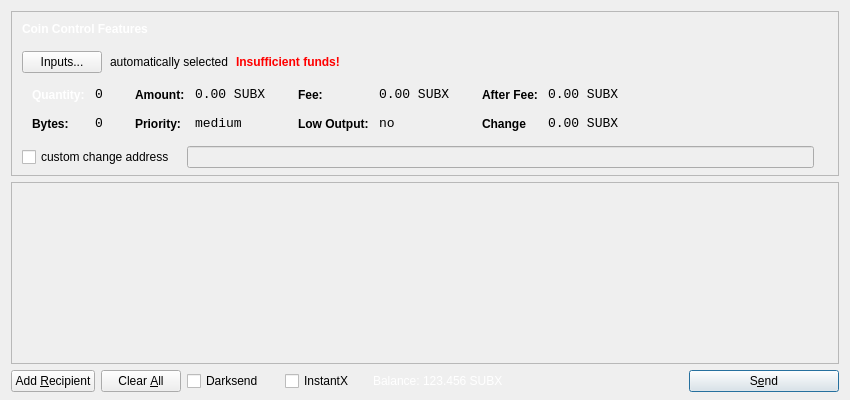
<?xml version="1.0" encoding="UTF-8"?>
<ui version="4.0">
 <class>SendCoinsDialog</class>
 <widget class="QDialog" name="SendCoinsDialog">
  <property name="geometry">
   <rect>
    <x>0</x>
    <y>0</y>
    <width>850</width>
    <height>400</height>
   </rect>
  </property>
  <property name="windowTitle">
   <string>Send Coins</string>
  </property>
  <layout class="QVBoxLayout" name="verticalLayout" stretch="0,1,0">
   <property name="bottomMargin">
    <number>8</number>
   </property>
   <item>
    <widget class="QFrame" name="frameCoinControl">
     <property name="sizePolicy">
      <sizepolicy hsizetype="Expanding" vsizetype="Expanding">
       <horstretch>0</horstretch>
       <verstretch>0</verstretch>
      </sizepolicy>
     </property>
     <property name="maximumSize">
      <size>
       <width>16777215</width>
       <height>16777215</height>
      </size>
     </property>
     <property name="frameShape">
      <enum>QFrame::StyledPanel</enum>
     </property>
     <property name="frameShadow">
      <enum>QFrame::Sunken</enum>
     </property>
     <layout class="QVBoxLayout" name="verticalLayoutCoinControl2">
      <property name="spacing">
       <number>6</number>
      </property>
      <property name="leftMargin">
       <number>0</number>
      </property>
      <property name="topMargin">
       <number>0</number>
      </property>
      <property name="rightMargin">
       <number>0</number>
      </property>
      <property name="bottomMargin">
       <number>6</number>
      </property>
      <item>
       <layout class="QVBoxLayout" name="verticalLayoutCoinControl" stretch="0,0,0,0,1">
        <property name="spacing">
         <number>0</number>
        </property>
        <property name="leftMargin">
         <number>10</number>
        </property>
        <property name="topMargin">
         <number>10</number>
        </property>
        <item>
         <layout class="QHBoxLayout" name="horizontalLayoutCoinControl1">
          <property name="bottomMargin">
           <number>15</number>
          </property>
          <item>
           <widget class="QLabel" name="labelCoinControlFeatures">
            <property name="sizePolicy">
             <sizepolicy hsizetype="Preferred" vsizetype="Maximum">
              <horstretch>0</horstretch>
              <verstretch>0</verstretch>
             </sizepolicy>
            </property>
            <property name="font">
             <font>
              <weight>75</weight>
              <bold>true</bold>
             </font>
            </property>
            <property name="styleSheet">
             <string notr="true">font-weight:bold;color:white;</string>
            </property>
            <property name="text">
             <string>Coin Control Features</string>
            </property>
           </widget>
          </item>
         </layout>
        </item>
        <item>
         <layout class="QHBoxLayout" name="horizontalLayoutCoinControl2" stretch="0,0,0,0">
          <property name="spacing">
           <number>8</number>
          </property>
          <property name="bottomMargin">
           <number>10</number>
          </property>
          <item>
           <widget class="QPushButton" name="pushButtonCoinControl">
            <property name="styleSheet">
             <string notr="true"/>
            </property>
            <property name="text">
             <string>Inputs...</string>
            </property>
           </widget>
          </item>
          <item>
           <widget class="QLabel" name="labelCoinControlAutomaticallySelected">
            <property name="text">
             <string>automatically selected</string>
            </property>
            <property name="margin">
             <number>5</number>
            </property>
           </widget>
          </item>
          <item>
           <widget class="QLabel" name="labelCoinControlInsuffFunds">
            <property name="font">
             <font>
              <weight>75</weight>
              <bold>true</bold>
             </font>
            </property>
            <property name="styleSheet">
             <string notr="true">color:red;font-weight:bold;</string>
            </property>
            <property name="text">
             <string>Insufficient funds!</string>
            </property>
            <property name="margin">
             <number>5</number>
            </property>
           </widget>
          </item>
          <item>
           <spacer name="horizontalSpacerCoinControl">
            <property name="orientation">
             <enum>Qt::Horizontal</enum>
            </property>
            <property name="sizeHint" stdset="0">
             <size>
              <width>40</width>
              <height>1</height>
             </size>
            </property>
           </spacer>
          </item>
         </layout>
        </item>
        <item>
         <widget class="QWidget" name="widgetCoinControl" native="true">
          <property name="sizePolicy">
           <sizepolicy hsizetype="Preferred" vsizetype="Preferred">
            <horstretch>0</horstretch>
            <verstretch>0</verstretch>
           </sizepolicy>
          </property>
          <property name="minimumSize">
           <size>
            <width>0</width>
            <height>0</height>
           </size>
          </property>
          <property name="styleSheet">
           <string notr="true"/>
          </property>
          <layout class="QHBoxLayout" name="horizontalLayoutCoinControl5">
           <property name="leftMargin">
            <number>0</number>
           </property>
           <property name="topMargin">
            <number>0</number>
           </property>
           <property name="rightMargin">
            <number>0</number>
           </property>
           <property name="bottomMargin">
            <number>0</number>
           </property>
           <item>
            <layout class="QHBoxLayout" name="horizontalLayoutCoinControl3" stretch="0,0,0,1">
             <property name="spacing">
              <number>20</number>
             </property>
             <property name="topMargin">
              <number>0</number>
             </property>
             <property name="bottomMargin">
              <number>10</number>
             </property>
             <item>
              <layout class="QFormLayout" name="formLayoutCoinControl1">
               <property name="horizontalSpacing">
                <number>10</number>
               </property>
               <property name="verticalSpacing">
                <number>14</number>
               </property>
               <property name="leftMargin">
                <number>10</number>
               </property>
               <property name="topMargin">
                <number>4</number>
               </property>
               <property name="rightMargin">
                <number>6</number>
               </property>
               <item row="0" column="0">
                <widget class="QLabel" name="labelCoinControlQuantityText">
                 <property name="styleSheet">
                  <string notr="true">font-weight:bold;color:white</string>
                 </property>
                 <property name="text">
                  <string>Quantity:</string>
                 </property>
                 <property name="margin">
                  <number>0</number>
                 </property>
                </widget>
               </item>
               <item row="0" column="1">
                <widget class="QLabel" name="labelCoinControlQuantity">
                 <property name="font">
                  <font>
                   <family>Monospace</family>
                   <pointsize>10</pointsize>
                  </font>
                 </property>
                 <property name="cursor">
                  <cursorShape>IBeamCursor</cursorShape>
                 </property>
                 <property name="contextMenuPolicy">
                  <enum>Qt::ActionsContextMenu</enum>
                 </property>
                 <property name="text">
                  <string>0</string>
                 </property>
                 <property name="margin">
                  <number>0</number>
                 </property>
                 <property name="textInteractionFlags">
                  <set>Qt::LinksAccessibleByMouse|Qt::TextSelectableByKeyboard|Qt::TextSelectableByMouse</set>
                 </property>
                </widget>
               </item>
               <item row="1" column="0">
                <widget class="QLabel" name="labelCoinControlBytesText">
                 <property name="styleSheet">
                  <string notr="true">font-weight:bold;</string>
                 </property>
                 <property name="text">
                  <string>Bytes:</string>
                 </property>
                </widget>
               </item>
               <item row="1" column="1">
                <widget class="QLabel" name="labelCoinControlBytes">
                 <property name="font">
                  <font>
                   <family>Monospace</family>
                   <pointsize>10</pointsize>
                  </font>
                 </property>
                 <property name="cursor">
                  <cursorShape>IBeamCursor</cursorShape>
                 </property>
                 <property name="contextMenuPolicy">
                  <enum>Qt::ActionsContextMenu</enum>
                 </property>
                 <property name="text">
                  <string>0</string>
                 </property>
                 <property name="textInteractionFlags">
                  <set>Qt::LinksAccessibleByMouse|Qt::TextSelectableByKeyboard|Qt::TextSelectableByMouse</set>
                 </property>
                </widget>
               </item>
              </layout>
             </item>
             <item>
              <layout class="QFormLayout" name="formLayoutCoinControl2">
               <property name="horizontalSpacing">
                <number>10</number>
               </property>
               <property name="verticalSpacing">
                <number>14</number>
               </property>
               <property name="leftMargin">
                <number>6</number>
               </property>
               <property name="topMargin">
                <number>4</number>
               </property>
               <property name="rightMargin">
                <number>6</number>
               </property>
               <item row="0" column="0">
                <widget class="QLabel" name="labelCoinControlAmountText">
                 <property name="styleSheet">
                  <string notr="true">font-weight:bold;</string>
                 </property>
                 <property name="text">
                  <string>Amount:</string>
                 </property>
                 <property name="margin">
                  <number>0</number>
                 </property>
                </widget>
               </item>
               <item row="0" column="1">
                <widget class="QLabel" name="labelCoinControlAmount">
                 <property name="font">
                  <font>
                   <family>Monospace</family>
                   <pointsize>10</pointsize>
                  </font>
                 </property>
                 <property name="cursor">
                  <cursorShape>IBeamCursor</cursorShape>
                 </property>
                 <property name="contextMenuPolicy">
                  <enum>Qt::ActionsContextMenu</enum>
                 </property>
                 <property name="text">
                  <string>0.00 SUBX</string>
                 </property>
                 <property name="textInteractionFlags">
                  <set>Qt::LinksAccessibleByMouse|Qt::TextSelectableByKeyboard|Qt::TextSelectableByMouse</set>
                 </property>
                </widget>
               </item>
               <item row="1" column="0">
                <widget class="QLabel" name="labelCoinControlPriorityText">
                 <property name="styleSheet">
                  <string notr="true">font-weight:bold;</string>
                 </property>
                 <property name="text">
                  <string>Priority:</string>
                 </property>
                </widget>
               </item>
               <item row="1" column="1">
                <widget class="QLabel" name="labelCoinControlPriority">
                 <property name="font">
                  <font>
                   <family>Monospace</family>
                   <pointsize>10</pointsize>
                  </font>
                 </property>
                 <property name="cursor">
                  <cursorShape>IBeamCursor</cursorShape>
                 </property>
                 <property name="contextMenuPolicy">
                  <enum>Qt::ActionsContextMenu</enum>
                 </property>
                 <property name="text">
                  <string>medium</string>
                 </property>
                 <property name="textInteractionFlags">
                  <set>Qt::LinksAccessibleByMouse|Qt::TextSelectableByKeyboard|Qt::TextSelectableByMouse</set>
                 </property>
                </widget>
               </item>
              </layout>
             </item>
             <item>
              <layout class="QFormLayout" name="formLayoutCoinControl3">
               <property name="horizontalSpacing">
                <number>10</number>
               </property>
               <property name="verticalSpacing">
                <number>14</number>
               </property>
               <property name="leftMargin">
                <number>6</number>
               </property>
               <property name="topMargin">
                <number>4</number>
               </property>
               <property name="rightMargin">
                <number>6</number>
               </property>
               <item row="0" column="0">
                <widget class="QLabel" name="labelCoinControlFeeText">
                 <property name="styleSheet">
                  <string notr="true">font-weight:bold;</string>
                 </property>
                 <property name="text">
                  <string>Fee:</string>
                 </property>
                 <property name="margin">
                  <number>0</number>
                 </property>
                </widget>
               </item>
               <item row="0" column="1">
                <widget class="QLabel" name="labelCoinControlFee">
                 <property name="font">
                  <font>
                   <family>Monospace</family>
                   <pointsize>10</pointsize>
                  </font>
                 </property>
                 <property name="cursor">
                  <cursorShape>IBeamCursor</cursorShape>
                 </property>
                 <property name="contextMenuPolicy">
                  <enum>Qt::ActionsContextMenu</enum>
                 </property>
                 <property name="text">
                  <string>0.00 SUBX</string>
                 </property>
                 <property name="textInteractionFlags">
                  <set>Qt::LinksAccessibleByMouse|Qt::TextSelectableByKeyboard|Qt::TextSelectableByMouse</set>
                 </property>
                </widget>
               </item>
               <item row="1" column="0">
                <widget class="QLabel" name="labelCoinControlLowOutputText">
                 <property name="styleSheet">
                  <string notr="true">font-weight:bold;</string>
                 </property>
                 <property name="text">
                  <string>Low Output:</string>
                 </property>
                </widget>
               </item>
               <item row="1" column="1">
                <widget class="QLabel" name="labelCoinControlLowOutput">
                 <property name="font">
                  <font>
                   <family>Monospace</family>
                   <pointsize>10</pointsize>
                  </font>
                 </property>
                 <property name="cursor">
                  <cursorShape>IBeamCursor</cursorShape>
                 </property>
                 <property name="contextMenuPolicy">
                  <enum>Qt::ActionsContextMenu</enum>
                 </property>
                 <property name="text">
                  <string>no</string>
                 </property>
                 <property name="textInteractionFlags">
                  <set>Qt::LinksAccessibleByMouse|Qt::TextSelectableByKeyboard|Qt::TextSelectableByMouse</set>
                 </property>
                </widget>
               </item>
              </layout>
             </item>
             <item>
              <layout class="QFormLayout" name="formLayoutCoinControl4">
               <property name="horizontalSpacing">
                <number>10</number>
               </property>
               <property name="verticalSpacing">
                <number>14</number>
               </property>
               <property name="leftMargin">
                <number>6</number>
               </property>
               <property name="topMargin">
                <number>4</number>
               </property>
               <property name="rightMargin">
                <number>6</number>
               </property>
               <item row="0" column="0">
                <widget class="QLabel" name="labelCoinControlAfterFeeText">
                 <property name="styleSheet">
                  <string notr="true">font-weight:bold;</string>
                 </property>
                 <property name="text">
                  <string>After Fee:</string>
                 </property>
                 <property name="margin">
                  <number>0</number>
                 </property>
                </widget>
               </item>
               <item row="0" column="1">
                <widget class="QLabel" name="labelCoinControlAfterFee">
                 <property name="font">
                  <font>
                   <family>Monospace</family>
                   <pointsize>10</pointsize>
                  </font>
                 </property>
                 <property name="cursor">
                  <cursorShape>IBeamCursor</cursorShape>
                 </property>
                 <property name="contextMenuPolicy">
                  <enum>Qt::ActionsContextMenu</enum>
                 </property>
                 <property name="text">
                  <string>0.00 SUBX</string>
                 </property>
                 <property name="textInteractionFlags">
                  <set>Qt::LinksAccessibleByMouse|Qt::TextSelectableByKeyboard|Qt::TextSelectableByMouse</set>
                 </property>
                </widget>
               </item>
               <item row="1" column="0">
                <widget class="QLabel" name="labelCoinControlChangeText">
                 <property name="styleSheet">
                  <string notr="true">font-weight:bold;</string>
                 </property>
                 <property name="text">
                  <string>Change</string>
                 </property>
                </widget>
               </item>
               <item row="1" column="1">
                <widget class="QLabel" name="labelCoinControlChange">
                 <property name="font">
                  <font>
                   <family>Monospace</family>
                   <pointsize>10</pointsize>
                  </font>
                 </property>
                 <property name="cursor">
                  <cursorShape>IBeamCursor</cursorShape>
                 </property>
                 <property name="contextMenuPolicy">
                  <enum>Qt::ActionsContextMenu</enum>
                 </property>
                 <property name="text">
                  <string>0.00 SUBX</string>
                 </property>
                 <property name="textInteractionFlags">
                  <set>Qt::LinksAccessibleByMouse|Qt::TextSelectableByKeyboard|Qt::TextSelectableByMouse</set>
                 </property>
                </widget>
               </item>
              </layout>
             </item>
            </layout>
           </item>
          </layout>
         </widget>
        </item>
        <item>
         <layout class="QHBoxLayout" name="horizontalLayoutCoinControl4" stretch="0,0,0">
          <property name="spacing">
           <number>12</number>
          </property>
          <property name="sizeConstraint">
           <enum>QLayout::SetDefaultConstraint</enum>
          </property>
          <property name="topMargin">
           <number>5</number>
          </property>
          <property name="rightMargin">
           <number>5</number>
          </property>
          <item>
           <widget class="QCheckBox" name="checkBoxCoinControlChange">
            <property name="text">
             <string>custom change address</string>
            </property>
           </widget>
          </item>
          <item>
           <widget class="QLineEdit" name="lineEditCoinControlChange">
            <property name="enabled">
             <bool>false</bool>
            </property>
            <property name="sizePolicy">
             <sizepolicy hsizetype="Expanding" vsizetype="Fixed">
              <horstretch>0</horstretch>
              <verstretch>0</verstretch>
             </sizepolicy>
            </property>
           </widget>
          </item>
          <item>
           <widget class="QLabel" name="labelCoinControlChangeLabel">
            <property name="sizePolicy">
             <sizepolicy hsizetype="Preferred" vsizetype="Expanding">
              <horstretch>0</horstretch>
              <verstretch>0</verstretch>
             </sizepolicy>
            </property>
            <property name="minimumSize">
             <size>
              <width>0</width>
              <height>0</height>
             </size>
            </property>
            <property name="text">
             <string/>
            </property>
            <property name="margin">
             <number>3</number>
            </property>
           </widget>
          </item>
         </layout>
        </item>
        <item>
         <spacer name="verticalSpacerCoinControl">
          <property name="orientation">
           <enum>Qt::Vertical</enum>
          </property>
          <property name="sizeHint" stdset="0">
           <size>
            <width>800</width>
            <height>1</height>
           </size>
          </property>
         </spacer>
        </item>
       </layout>
      </item>
     </layout>
    </widget>
   </item>
   <item>
    <widget class="QScrollArea" name="scrollArea">
     <property name="widgetResizable">
      <bool>true</bool>
     </property>
     <widget class="QWidget" name="scrollAreaWidgetContents">
      <property name="geometry">
       <rect>
        <x>0</x>
        <y>0</y>
        <width>830</width>
        <height>173</height>
       </rect>
      </property>
      <layout class="QVBoxLayout" name="verticalLayout_2">
       <property name="leftMargin">
        <number>0</number>
       </property>
       <property name="topMargin">
        <number>0</number>
       </property>
       <property name="rightMargin">
        <number>0</number>
       </property>
       <property name="bottomMargin">
        <number>0</number>
       </property>
       <item>
        <layout class="QVBoxLayout" name="entries">
         <property name="spacing">
          <number>6</number>
         </property>
        </layout>
       </item>
       <item>
        <spacer name="verticalSpacer">
         <property name="orientation">
          <enum>Qt::Vertical</enum>
         </property>
         <property name="sizeHint" stdset="0">
          <size>
           <width>20</width>
           <height>40</height>
          </size>
         </property>
        </spacer>
       </item>
      </layout>
     </widget>
    </widget>
   </item>
   <item>
    <layout class="QHBoxLayout" name="horizontalLayout">
     <item>
      <widget class="QPushButton" name="addButton">
       <property name="toolTip">
        <string>Send to multiple recipients at once</string>
       </property>
       <property name="text">
        <string>Add &amp;Recipient</string>
       </property>
       <property name="autoDefault">
        <bool>false</bool>
       </property>
      </widget>
     </item>
     <item>
      <widget class="QPushButton" name="clearButton">
       <property name="sizePolicy">
        <sizepolicy hsizetype="Minimum" vsizetype="Fixed">
         <horstretch>0</horstretch>
         <verstretch>0</verstretch>
        </sizepolicy>
       </property>
       <property name="toolTip">
        <string>Remove all transaction fields</string>
       </property>
       <property name="text">
        <string>Clear &amp;All</string>
       </property>
       <property name="autoRepeatDelay">
        <number>300</number>
       </property>
       <property name="autoDefault">
        <bool>false</bool>
       </property>
      </widget>
     </item>
     <item>
      <layout class="QHBoxLayout" name="horizontalLayout_2">
       <property name="spacing">
        <number>3</number>
       </property>
       <item>
        <widget class="QCheckBox" name="checkUseDarksend">
         <property name="minimumSize">
          <size>
           <width>95</width>
           <height>0</height>
          </size>
         </property>
         <property name="visible">
          <bool>false</bool>
         </property>
         <property name="text">
          <string>Darksend</string>
         </property>
        </widget>
       </item>
       <item>
        <widget class="QCheckBox" name="checkInstantX">
         <property name="minimumSize">
          <size>
           <width>85</width>
           <height>0</height>
          </size>
         </property>
         <property name="visible">
          <bool>false</bool>
         </property>
         <property name="text">
          <string>InstantX</string>
         </property>
        </widget>
       </item>
       <item>
        <widget class="QLabel" name="label">
         <property name="sizePolicy">
          <sizepolicy hsizetype="Preferred" vsizetype="Fixed">
           <horstretch>0</horstretch>
           <verstretch>0</verstretch>
          </sizepolicy>
         </property>
         <property name="text">
          <string>Balance:</string>
         </property>
          <property name="styleSheet">
             <string notr="true">color:white;</string>
            </property>
        </widget>
       </item>
       <item>
        <widget class="QLabel" name="labelBalance">
         <property name="sizePolicy">
          <sizepolicy hsizetype="Preferred" vsizetype="Fixed">
           <horstretch>0</horstretch>
           <verstretch>0</verstretch>
          </sizepolicy>
         </property>
         <property name="cursor">
          <cursorShape>IBeamCursor</cursorShape>
         </property>
         <property name="text">
          <string>123.456 SUBX</string>
         </property>
        <property name="styleSheet">
             <string notr="true">color:white;</string>
        </property>
         <property name="textInteractionFlags">
          <set>Qt::LinksAccessibleByMouse|Qt::TextSelectableByKeyboard|Qt::TextSelectableByMouse</set>
         </property>
        </widget>
       </item>
      </layout>
     </item>
     <item>
      <spacer name="horizontalSpacer">
       <property name="orientation">
        <enum>Qt::Horizontal</enum>
       </property>
       <property name="sizeHint" stdset="0">
        <size>
         <width>40</width>
         <height>20</height>
        </size>
       </property>
      </spacer>
     </item>
     <item>
      <widget class="QPushButton" name="sendButton">
       <property name="minimumSize">
        <size>
         <width>150</width>
         <height>0</height>
        </size>
       </property>
       <property name="toolTip">
        <string>Confirm the send action</string>
       </property>
       <property name="text">
        <string>S&amp;end</string>
       </property>
       <property name="default">
        <bool>true</bool>
       </property>
      </widget>
     </item>
    </layout>
   </item>
  </layout>
 </widget>
 <resources>
  <include location="../bitcoin.qrc"/>
 </resources>
 <connections/>
</ui>
